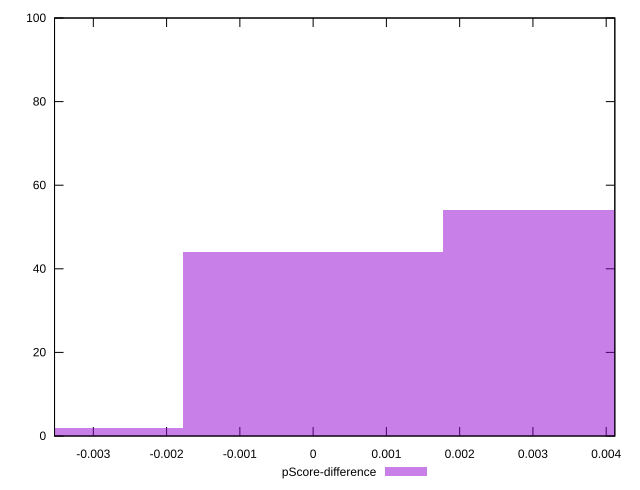

The script that saved this image:
reset

$pScoreDifference <<EOF
0 44
0.003555881130182157 54
-0.003555881130182157 2
EOF

set key outside below
set boxwidth 0.003555881130182157
set xrange [-0.003529411764705878:0.0041176470588235314]
set yrange [0:100]
set trange [0:100]
set style fill transparent solid 0.5 noborder
set terminal svg size 640, 490 enhanced background rgb 'white'
set output "reports/report_00033_2021-03-01T14-23-16.841Z/unused-javascript/samples/astro/pScore-difference/histogram.svg"

plot $pScoreDifference title "pScore-difference" with boxes

reset
